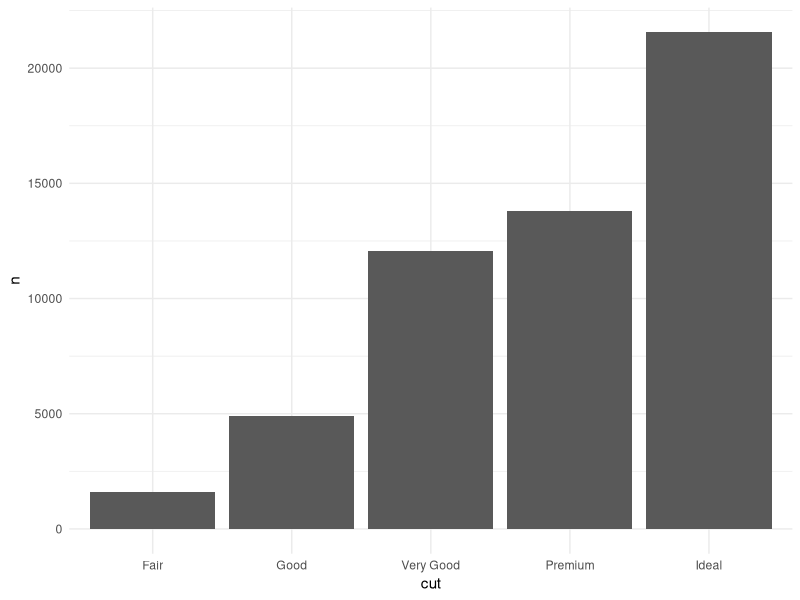
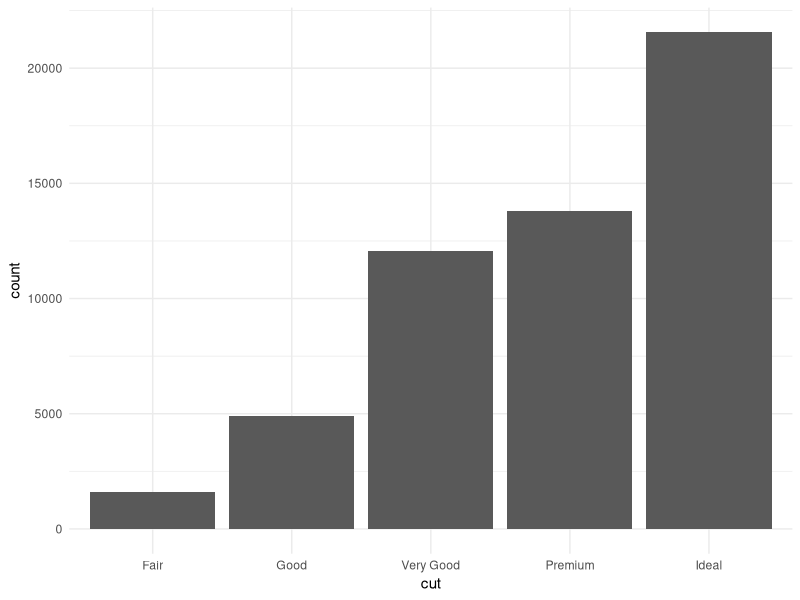
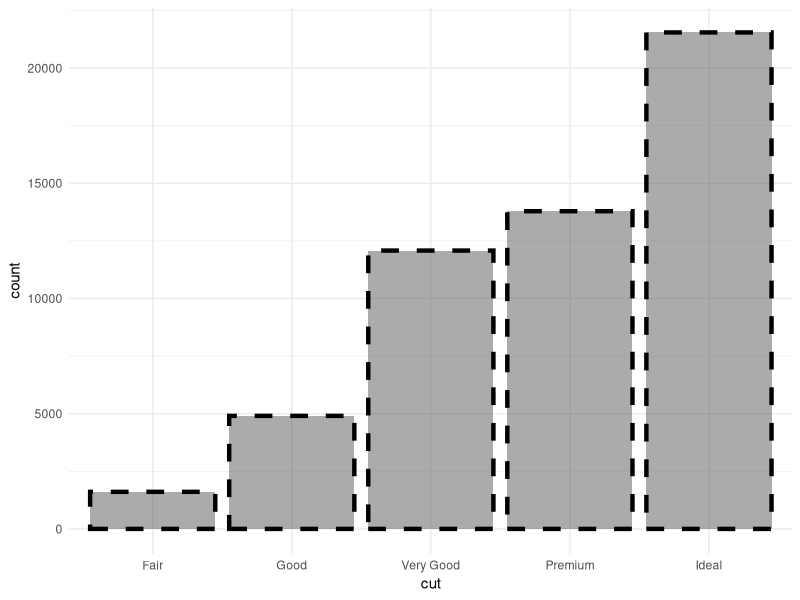
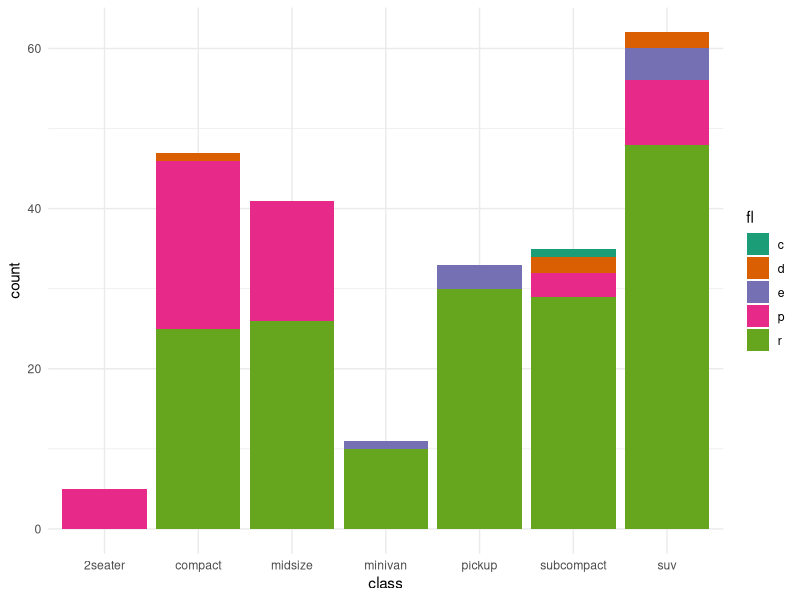
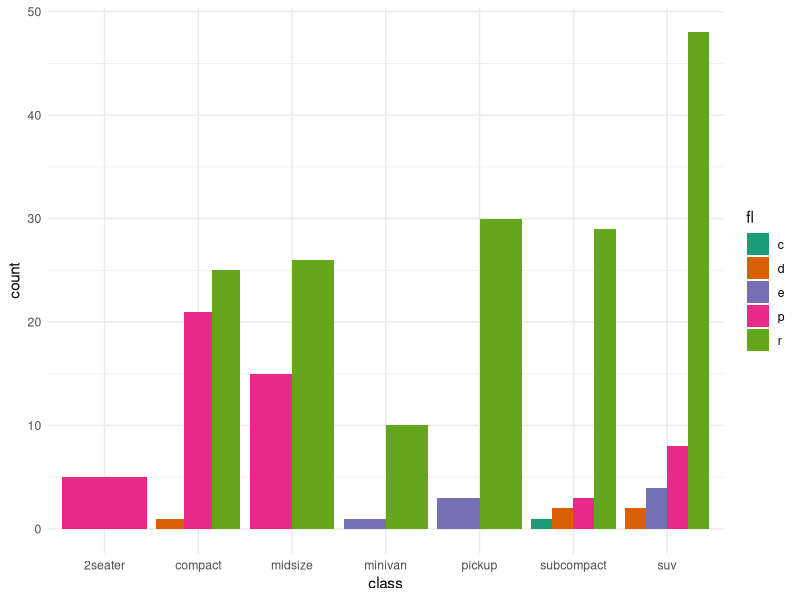
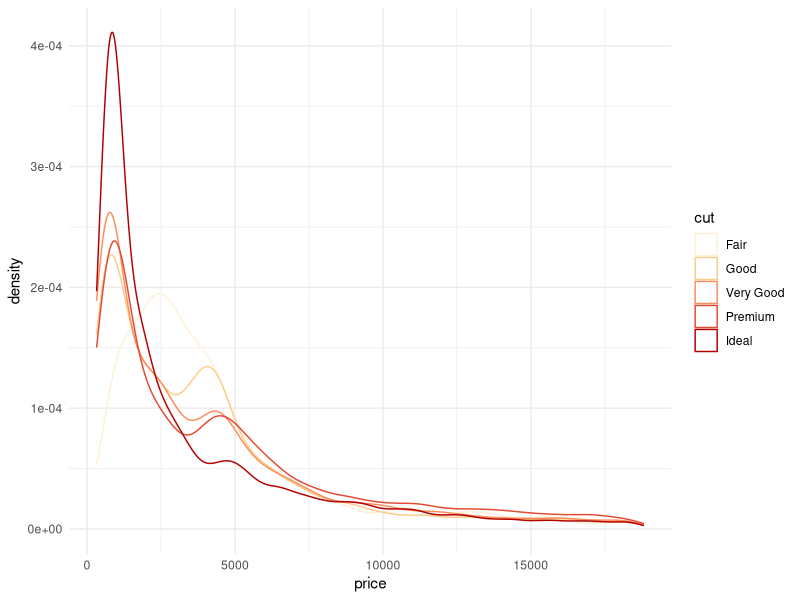
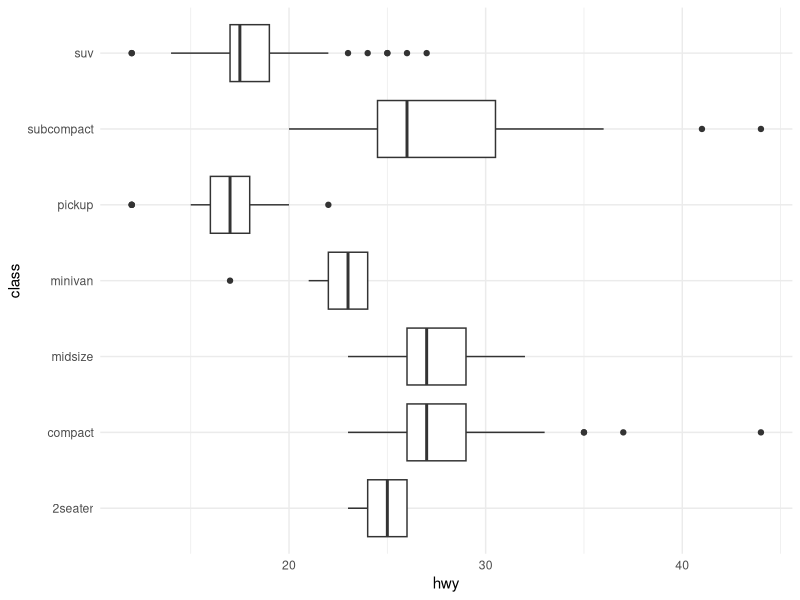
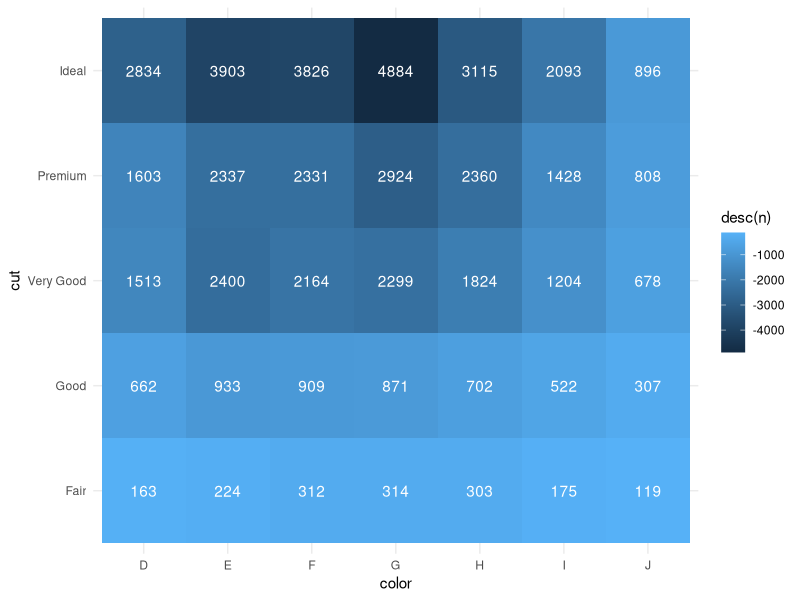

Write the R code that produced these figures, in order.
## ---- chunk 1
library(tidyverse)
library(ggrepel)

# theme_set(theme_classic())
theme_set(theme_minimal())
## ---- chunk 2
diamonds %>%
  count(cut) %>%
  ggplot() +
  geom_col(mapping = aes(x = cut, y = n))
## ---- chunk 3
ggplot(data = diamonds) +
  geom_bar(mapping = aes(x = cut))
## ---- chunk 4
ggplot(data = diamonds) +
  geom_bar(mapping = aes(x = cut), 
           alpha = 0.5, color = 'black', linetype = 'dashed', size = 1.5)
## ---- chunk 5
ggplot(data = mpg) +
  geom_bar(mapping = aes(x = class, fill = fl)) +
  scale_fill_brewer(palette = 'Dark2')
## ---- chunk 6
ggplot(data=mpg) +
  geom_bar(mapping = aes(x = class, fill = fl), 
           position = "dodge") +
  scale_fill_brewer(palette = 'Dark2')
## ---- chunk 7
ggplot(data = diamonds) +
  geom_density(mapping = aes(x = price, color = cut)) +
  scale_color_brewer(palette = "OrRd")
## ---- chunk 8
ggplot(data = mpg) +
  geom_boxplot(mapping = aes(x = class, y = hwy)) +
  coord_flip()
## ---- chunk 9
# here is an implementation which allows for labels
diamonds %>%
  count(color, cut) %>%
  ggplot() +
  geom_tile(mapping = aes(x = color, y = cut, fill = desc(n))) +
  geom_text(mapping = aes(x = color, y = cut, label = n),
              color = 'white')


## ---- chunk 10
mpg %>%
  group_by(class) %>%
  summarize(mean_cty = mean(cty), mean_hwy = mean(hwy)) %>%
  ggplot(mapping = aes(x = mean_cty, y = mean_hwy)) +
  geom_point() +
  geom_smooth(method = "lm") +
  geom_label_repel(mapping = aes(label = class))
## ---- chunk 11
ggplot(data=faithful, mapping=aes(x=waiting, y=eruptions)) +
  geom_point() +
  geom_rug(sides="l")
## ---- chunk 12
ggplot(data = diamonds) +
  geom_point(mapping = aes(x = carat, y = price)) +
  coord_trans(x = "log", y = "log")  # use any R function in quotes
## ---- chunk 13
ggplot(data = diamonds) +
  geom_boxplot(mapping = aes(x = carat, y = price, group = cut_width(carat, width = 0.2)))
